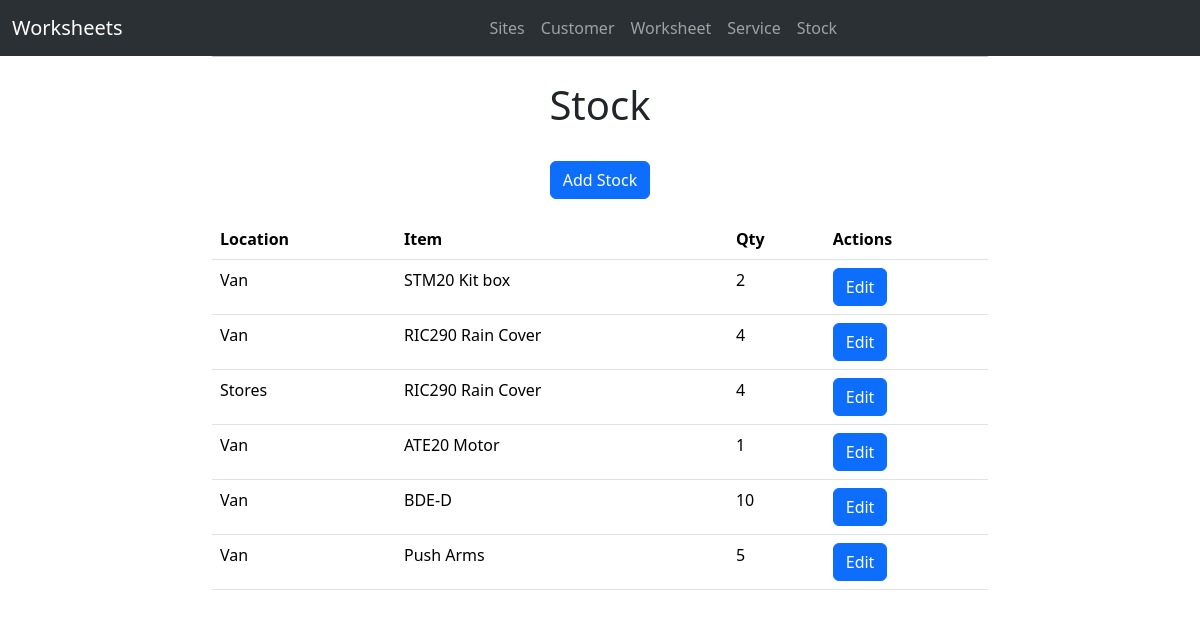
/stock/, run on the app's committed database.
### workforms/models.py (models this page shows, shortened)
class Stock(models.Model):
    qty = models.IntegerField()
    item = models.CharField(max_length=50)
    description = models.TextField()
    location = models.CharField(max_length=50, choices=Choices.stock_location)
    cost_price = models.IntegerField(default=0)
    sale_price = models.IntegerField(default=0)

### workforms/views.py (the view)
# urls.py: path('stock/', stock, name='Stock Sheet'),
def stock(request):
    stocks = Stock.objects.all()
    return render(request, 'stock.html', {'stocks': stocks})

### workforms/templates/stock.html
{% extends 'base.html' %}
{% block content %}
<div class="text-center" style="margin: 20px;">
  <h1>Stock</h1>
  <br>
  <a class="btn btn-primary" href="/stock/add_stock/" role="button">Add Stock</a>
</div>
  <table class="table">
  <thead>
    <tr>
      <th scope="col">Location</th>
      <th scope="col">Item</th>
      <th scope="col">Qty</th>
      <th scope="col">Actions</th>
    </tr>
  </thead>
  <tbody>
    {% for x in stocks %}
    <tr>
      <td>{{ x.location }}</td>
      <td>{{ x.item }}</td>
      <td>{{ x.qty }}</td>
      <td><a class="btn btn-primary" href="/stock/edit_stock/{{ x.id }}" role="button">Edit</a></td>
    </tr>
    {% endfor %}
  </tbody>
</table>
{% endblock %}

### data on the page
Stock: location "Van", item "STM20 Kit box", qty "2"
Stock: location "Van", item "RIC290 Rain Cover", qty "4"
Stock: location "Stores", item "RIC290 Rain Cover", qty "4"
Stock: location "Van", item "ATE20 Motor", qty "1"
Stock: location "Van", item "BDE-D", qty "10"
Stock: location "Van", item "Push Arms", qty "5"
